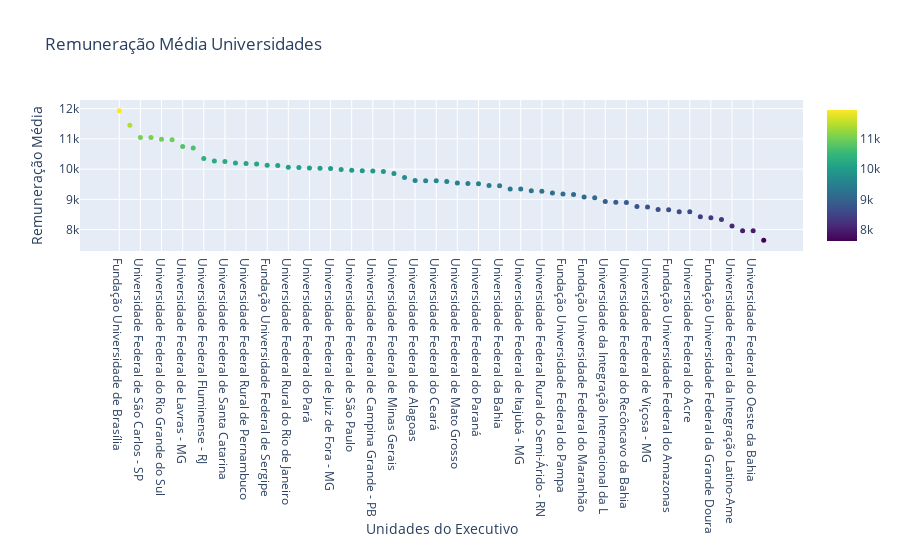

Notebook code cell kept with this figure:
### Code cell
df=data500univ.groupby('ORG_EXERCICIO').mean().sort_values(by='REMUNERA', ascending=False).reset_index()
scatter_plot(df[df.columns[0]], df[df.columns[1]], 'Remuneração Média Universidades', 'Unidades do Executivo','Remuneração Média', 5, 'Viridis')

### Figure 1 — Plotly figure (JSON) as saved in the notebook; plotly's stock layout.template omitted (floating-point values rounded to 4 significant figures)
{"data": [{"marker": {"color": [11930.0, 11450.0, 11050.0, 11040.0, 10990.0, 10970.0, 10750.0, 10700.0, 10350.0, 10270.0, 10250.0, 10210.0, 10180.0, 10170.0, 10130.0, 10120.0, 10060.0, 10060.0, 10040.0, 10030.0, 10020.0, 9988.0, 9959.0, 9947.0, 9941.0, 9920.0, 9852.0, 9721.0, 9620.0, 9617.0, 9614.0, 9589.0, 9539.0, 9520.0, 9518.0, 9459.0, 9452.0, 9342.0, 9339.0, 9286.0, 9267.0, 9208.0, 9178.0, 9157.0, 9080.0, 9055.0, 8927.0, 8902.0, 8897.0, 8766.0, 8749.0, 8662.0, 8652.0, 8593.0, 8590.0, 8425.0, 8389.0, 8336.0, 8116.0, 7964.0, 7960.0, 7643.0], "colorscale": [[0, "#440154"], [0.1111, "#482878"], [0.2222, "#3e4989"], [0.3333, "#31688e"], [0.4444, "#26828e"], [0.5556, "#1f9e89"], [0.6667, "#35b779"], [0.7778, "#6ece58"], [0.8889, "#b5de2b"], [1, "#fde725"]], "showscale": true, "size": 5}, "mode": "markers", "type": "scatter", "x": ["Fundação Universidade de Brasília", "Universidade Tecnológica Federal do Paraná", "Universidade Federal de São Carlos - SP", "Universidade Federal de Alfenas - MG", "Universidade Federal do Rio Grande do Sul", "Fundação Universidade Federal de Pelotas", "Universidade Federal de Lavras - MG", "Universidade Federal de Santa Maria - RS", "Universidade Federal Fluminense - RJ", "Universidade Federal da Paraíba", "Universidade Federal de Santa Catarina", "Universidade Federal do Triângulo Mineiro", "Universidade Federal Rural de Pernambuco", "Universidade Federal do Rio Grande do Norte", "Fundação Universidade Federal de Sergipe", "Fundação Universidade Federal Uberlândia", "Universidade Federal Rural do Rio de Janeiro", "Universidade Federal de Ciências da Saúde de ", "Universidade Federal do Pará", "Universidade Federal de Goiás", "Universidade Federal de Juiz de Fora - MG", "Fundação Universidade Federal de São João del", "Universidade Federal de São Paulo", "Universidade Federal do Rio Grande - RS", "Universidade Federal de Campina Grande - PB", "Fundação Universidade Federal do ABC", "Universidade Federal de Minas Gerais", "Universidade Federal do Espírito Santo", "Universidade Federal de Alagoas", "Fundação Universidade Federal de Ouro Preto", "Universidade Federal do Ceará", "Universidade Federal do Piauí", "Universidade Federal de Mato Grosso", "Universidade Federal do Rio de Janeiro", "Universidade Federal do Paraná", "Universidade Federal do Vale do São Francisco", "Universidade Federal da Bahia", "Universidade Federal de Roraima", "Universidade Federal de Itajubá - MG", "Universidade Federal de Pernambuco", "Universidade Federal Rural do Semi-Árido - RN", "Fundação Universidade Federal de Rondônia", "Fundação Universidade Federal do Pampa", "Universidade Federal de Mato Grosso do Sul", "Fundação Universidade Federal do Maranhão", "Universidade Federal do Estado do Rio de Jane", "Universidade da Integração Internacional da L", "Universidade Federal do Sul da Bahia", "Universidade Federal do Recôncavo da Bahia", "Universidade Federal dos Vales do Jequitinhon", "Universidade Federal de Viçosa - MG", "Fundação Universidade Federal do Tocantins", "Fundação Universidade Federal do Amazonas", "Universidade Federal da Fronteira Sul", "Universidade Federal do Acre", "Universidade Federal do Sul e Sudeste do Pará", "Fundação Universidade Federal da Grande Doura", "Universidade Federal Rural da Amazônia", "Universidade Federal da Integração Latino-Ame", "Universidade Federal do Oeste do Pará", "Universidade Federal do Oeste da Bahia", "Fundação Universidade Federal do Amapá"], "y": [11930.0, 11450.0, 11050.0, 11040.0, 10990.0, 10970.0, 10750.0, 10700.0, 10350.0, 10270.0, 10250.0, 10210.0, 10180.0, 10170.0, 10130.0, 10120.0, 10060.0, 10060.0, 10040.0, 10030.0, 10020.0, 9988.0, 9959.0, 9947.0, 9941.0, 9920.0, 9852.0, 9721.0, 9620.0, 9617.0, 9614.0, 9589.0, 9539.0, 9520.0, 9518.0, 9459.0, 9452.0, 9342.0, 9339.0, 9286.0, 9267.0, 9208.0, 9178.0, 9157.0, 9080.0, 9055.0, 8927.0, 8902.0, 8897.0, 8766.0, 8749.0, 8662.0, 8652.0, 8593.0, 8590.0, 8425.0, 8389.0, 8336.0, 8116.0, 7964.0, 7960.0, 7643.0]}], "layout": {"hovermode": "closest", "title": {"text": "Remuneração Média Universidades"}, "xaxis": {"title": {"text": "Unidades do Executivo"}}, "yaxis": {"title": {"text": "Remuneração Média"}}}}
